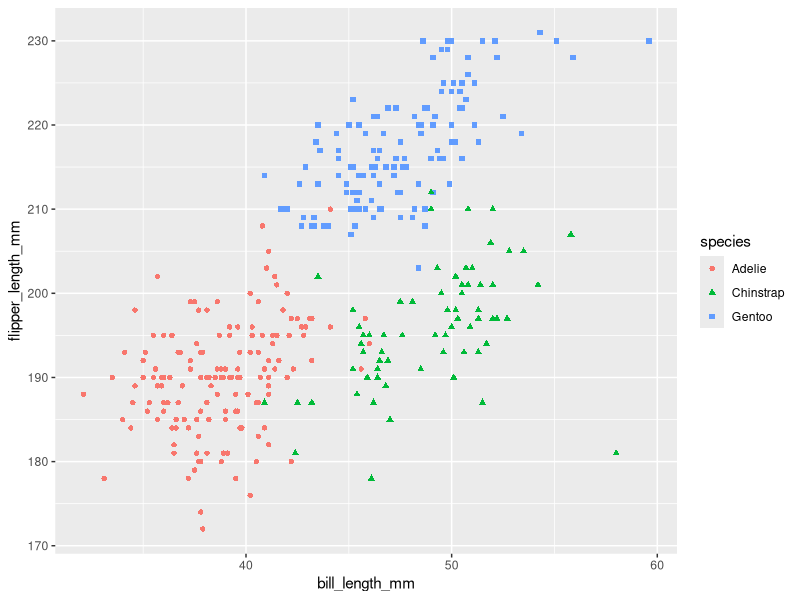
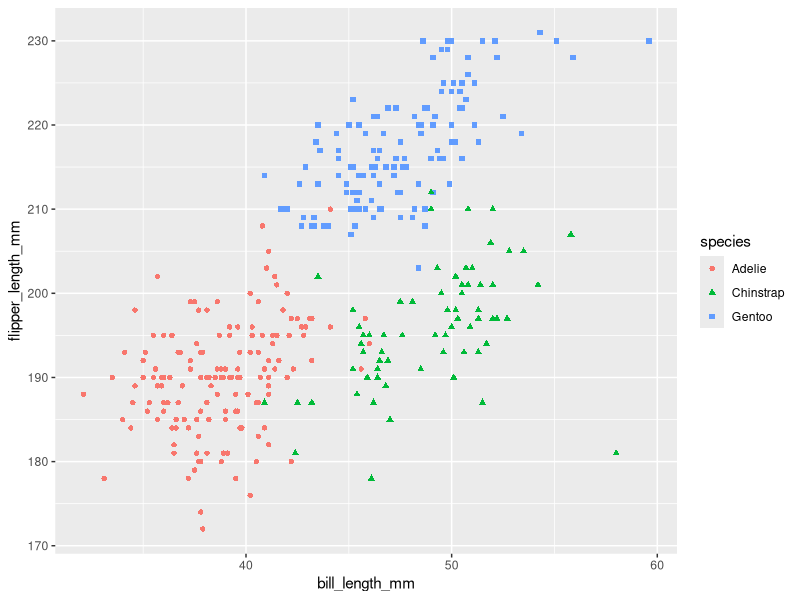

These charts were generated, in order, by the following R code:
## ---- chunk 1
library(tidyverse)
## ---- chunk 2
mg_dataf = 
  tibble(
    samp = rnorm(10),
    vec_logical = as.logical(samp > 0),
    vec_char = c("Hello", "world", "I", "am", "Maria", "and", "Frankie", "is","my", "pug"),
    factor_vec = factor(c("noun", "noun", "noun", "verb", "noun", "noun", "noun", "verb", "adj", "noun"))
  )
## ---- chunk 3
mean(pull(mg_dataf, samp))
mean(pull(mg_dataf, vec_logical))
mean(pull(mg_dataf, vec_char))
mean(pull(mg_dataf, factor_vec))
## ---- chunk 4
as.numeric(pull(mg_dataf, vec_logical))*(pull(mg_dataf, samp))
as.factor(pull(mg_dataf, vec_logical))*(pull(mg_dataf, samp))
as.numeric(as.factor(pull(mg_dataf, vec_logical)))*(pull(mg_dataf, samp))
## ---- chunk 5
data("penguins", package = "palmerpenguins")

## ---- chunk 6
ggplot(data = penguins, 
                       aes(x = bill_length_mm,
                           y = flipper_length_mm)) +
  geom_point(aes(color = species, 
                 shape = species)
  )

ggsave(file = 'first_penguins_scatter.png')
